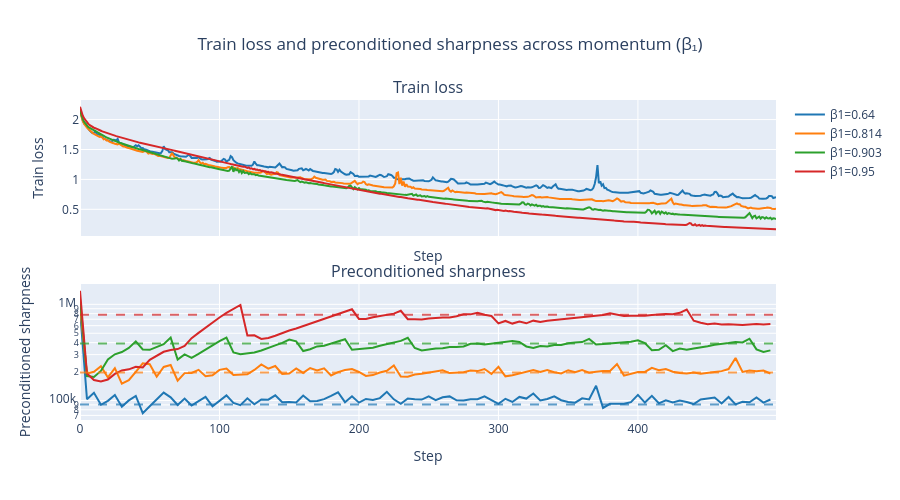

Notebook code cell kept with this figure:
### Markdown cell above
### Train loss and sharpness (varying β₁)

### Code cell
show_fig(plot_adam_beta1(betas_fig1b, OUTPUT_V2))
